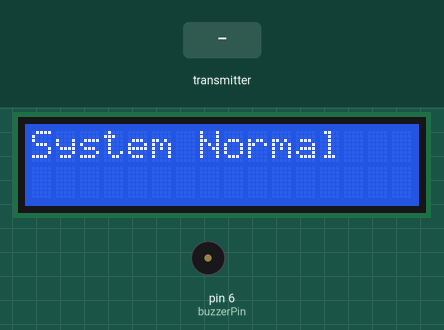
The sketch below on a simulated Arduino Uno, built with avr-gcc and run on an emulated ATmega328P. Parts: 16×2 character LCD, buzzer (waves = sounding). The inputs (shaded band) are chosen by the test bench. No radio packets arrive unless stated; what the sketch prints to the serial monitor is not drawn.

Above: at 9.2 s.
9.3 s: the transmitter starts sending intdata = 256
At 10.8 s:
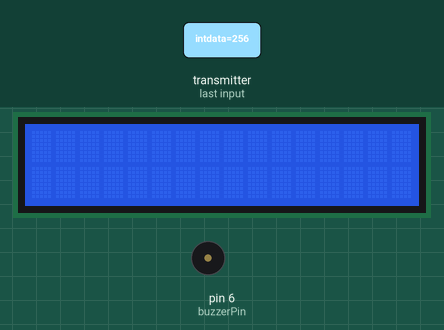
14.3 s: the transmitter starts sending intdata = 0
At 14.8 s:
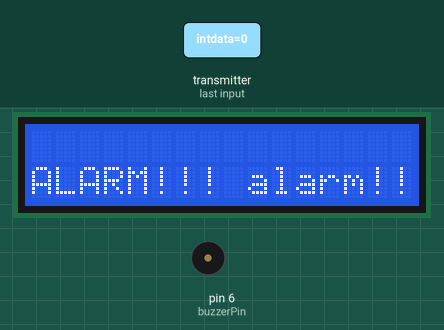
16.4 s: the transmitter starts sending intdata = 512
At 17.3 s:
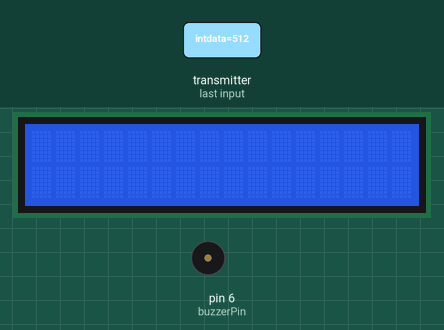
Timing chart, 0 to 19.4 s (numbered marks = the images above; inputs shaded):
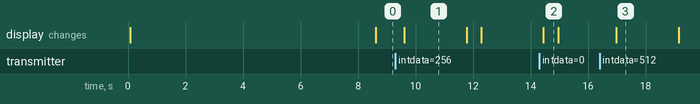

The sketch:

scenario4.ino
```cpp
// Scenario 4: Kitchen Safety with Wireless communication
// include libraries
#include <Wire.h>
#include <LiquidCrystal_I2C.h>
#include <SPI.h>
#include <nRF24L01.h>
#include <RF24.h>

// setup system
int systat = 0, setAlarm = LOW, intdata;
int alarmCounter = 5; // cycles to delay checking

// pin registry
const int buzzerPin = 6;
const int greenLED = 4;
const int redLED = 5;

// NRF
RF24 RF24Rx(8, 9); // CE, CSN
const byte address[6] = "AABBC";

// i2c slave addresses
#define i2cEthernet 40 //address of this component
#include "./modules/i2c.h"

// Define LCD pinout
const int  en = 2, rw = 1, rs = 0, d4 = 4, d5 = 5, d6 = 6, d7 = 7, bl = 3;
const int i2c_addr = 0x26;
LiquidCrystal_I2C lcd(i2c_addr, en, rw, rs, d4, d5, d6, d7, bl, POSITIVE);

const char *lcdMessage[] = {
  "System Normal" //0
  ,"Fire Alarm" //1
  ,"Air Quality Alarm" //2 //MQ135
  ,"Reed Switched" //3
  ,"Ultrasonic On" //4
  ,"Hall Magnetized" //5
  ,"Linear Hall" //6
  ,"Sensor Touched" //7
  ,"High Temperature" //8
  ,"Mercury Tilted" //9
  ,"Alarm # 10" //10
  ,"Alarm: Ultrasonic" //11
  ,"Alarm: Laser Tripwire" //12
  ,"Alarm: Reed Switch" // 13
  ,"Humid Environment" // 14
  ,"Gas Alarm MQ2" //15
  ,"Gas Alarm MQ9" //16
  ,"Gas Alarm MQ3" //17
};

// component registry
#include "./modules/buzzer2.h"
#include "./modules/led.h"

// alarm Protocol
void initAlarm(){
	initLED(redLED);

	RF24Rx.begin();
	RF24Rx.openReadingPipe(0, address);   //Setting the address at which we will receive the data
	RF24Rx.setPALevel(RF24_PA_MIN);       //You can set this as minimum or maximum depending on the distance between the transmitter and receiver.
	RF24Rx.startListening();              //This sets the module as receiver

	lcd.begin(16,2);
	lcd.backlight();

	initBuzzer(buzzerPin);
	delay(1000);
}

void i2cRequest(){
	Serial.print("Sending : ");
	Serial.println(systat);
	Wire.write(systat);
}

void doAlarm(){
	if(setAlarm > 0){
		Serial.println("ALARM!!!! ALARM!!!!");
		doLED(redLED,HIGH);
		doBuzzerOn(buzzerPin);
		lcd.setCursor(0,1);
		lcd.print("ALARM!!! alarm!!!");
	}
 else{
  doLED(redLED,LOW);
 }
}

// modules
void initModules(){
	initLED(greenLED);
}
void checkModules(){

	//fetch signals from NRF
	if (RF24Rx.available())              //Looking for the data.
	{
        //Saving the incoming data
		RF24Rx.read(&intdata, sizeof(intdata));    //Reading the data
		Serial.print("Received data: ");
		Serial.println(intdata);
		int systat = intdata;

		lcd.clear();
		lcd.setCursor(0,0);
		lcd.print(lcdMessage[systat]);

		if(systat > 0){
			setAlarm = HIGH;
		}
   else{
    setAlarm = LOW;
   }
	}
	 else{
		lcd.clear();
		lcd.setCursor(0,0);
		lcd.print(lcdMessage[0]);
		Serial.println("Awaiting Data");
		setAlarm = LOW;
	 }
}
////////////////////////////////////////////////////
// main functions
void setup(){
	Serial.begin(9600);

	Wire.begin(i2cEthernet);
	Wire.onRequest(i2cRequest);

	initAlarm();
	initModules();
}
void loop(){
	doLED(greenLED,HIGH);
	if(alarmCounter > 0){
		delay(1000);
		Serial.print("delaying ");
		Serial.println(alarmCounter);
		alarmCounter--; // give time for system to warm up if needed
	}else{
		Serial.println("checking modules");
		checkModules();
		delay(500);
	}
  doAlarm();
	doLED(greenLED,LOW);
	delay(500);
}
```

buzzer2.h
```cpp
//////////////////////////////////////////
// buzzer v2
float sinVal;
int toneVal;
void doBuzzerOn(int pin){
	//for(int i=3;i<=11;i+=2){
		for(int hz = 440; hz < 1000; hz++){
			tone(pin, hz, 50);
			delay(1);
		}
		for(int hz = 1000; hz > 440; hz--){
			tone(pin, hz, 50);
			delay(1);
		}
    //}
    noTone(pin);
	delay(500);
}
void doBuzzerOff(int pin){
	noTone(pin);
}

void initBuzzer(int pin){
	pinMode(pin,OUTPUT);
}
```

i2c.h
```cpp
byte i2cRead(int address){
  byte bval ;
  long entry = millis();
  // Read one byte at a time
  Wire.requestFrom(address, 1);
  // Wait 100 ms for data to stabilize
  while (Wire.available() == 0 && (millis() - entry) < 100)  Serial.println(".....Waiting");
  // Place data into byte
  if  (millis() - entry < 100) bval = Wire.read();
  return bval;
}
```

led.h
```cpp
void doLights(){
/*	if(setAlarm == HIGH){
		digitalWrite(greenLED,LOW);
		digitalWrite(redLED,HIGH);
		delay(50);
		digitalWrite(redLED,LOW);
		delay(150);
		digitalWrite(redLED,HIGH);
		delay(250);
		digitalWrite(redLED,LOW);
		delay(350);
	}
	else{
		digitalWrite(redLED,LOW);
		digitalWrite(greenLED,HIGH);
		delay(500);
		digitalWrite(greenLED,LOW);
		delay(500);
	}*/
}

void doLED(int pin, int signal){
	digitalWrite(pin,signal);
}

void initLED(int Pin){
	pinMode(Pin,OUTPUT);
	doLED(Pin,HIGH);
	delay(10);
	doLED(Pin,LOW);
}
```

Measured:
- after the input at 9.3 s, the display: changes after 0.31 s (image 1)
- after the input at 14.3 s, tone on pin 6 (buzzerPin): stays silent (without the input it goes to 627 Hz after 2.1 s)
- after the input at 16.4 s, the display: changes after 0.58 s (image 3)
- what the display in image 1 shows lasts 2.2 s, from 9.6 s to 11.8 s
- what the display in image 2 shows lasts 0.6 s, from 14.4 s to 15.0 s
